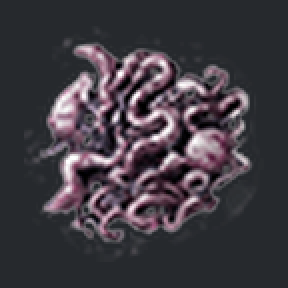
#> input picture thumbnail.png, 144 x 144 px (shown 2 times larger)
$ python make_thumbnail.py ../thumbnail.png ../thumbnail.png
#> lines starting #> are read from the running program, lines starting #| are printed output that depends on the picture
#!/usr/bin/env python3
"""Build the mod thumbnail from K2's biomass item icon.

Usage: python3 make_thumbnail.py <src.png> <out.png>
Trims transparent margins, scales to fit, centers on a dark background.
"""
import sys

from PIL import Image

SIZE = 144
PAD = 12
BG = (38, 41, 45, 255)

src_path, out_path = sys.argv[1], sys.argv[2]

sprite = Image.open(src_path).convert("RGBA")
#> sprite is the input picture: PIL image 144x144 RGBA; mean R, G, B, A 61.1, 55.9, 63, 250.8
bbox = sprite.getbbox()
#> bbox = (0, 0, 144, 144)
if bbox is None:
    raise SystemExit("sprite is fully transparent")
sprite = sprite.crop(bbox)

fit = SIZE - 2 * PAD
scale = fit / max(sprite.size)
#> scale = 0.833
new_size = (max(1, round(sprite.width * scale)), max(1, round(sprite.height * scale)))
#> new_size = (120, 120)
sprite = sprite.resize(new_size, Image.LANCZOS)
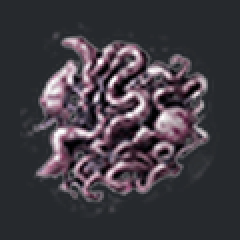
#> sprite: PIL image 120x120 RGBA (shown 2 times larger); mean R, G, B, A 61, 55.8, 62.9, 250.7; transparent parts drawn white

canvas = Image.new("RGBA", (SIZE, SIZE), BG)
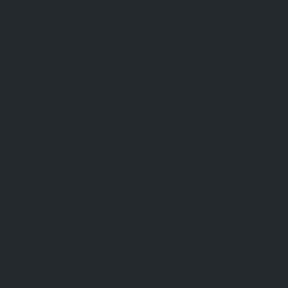
#> canvas: PIL image 144x144 RGBA (shown 2 times larger); mean R, G, B, A 38, 41, 45, 255
canvas.paste(sprite, ((SIZE - new_size[0]) // 2, (SIZE - new_size[1]) // 2), sprite)
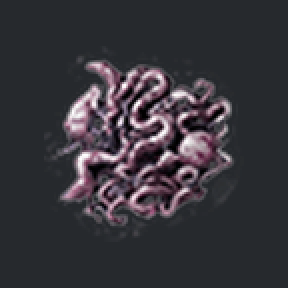
#> canvas: PIL image 144x144 RGBA (shown 2 times larger); mean R, G, B, A 53.7, 51.1, 57.2, 252.5; transparent parts drawn white
canvas.save(out_path, "PNG")
print(f"{out_path}: {SIZE}x{SIZE}, sprite {new_size[0]}x{new_size[1]} from crop {bbox}")
#| ../thumbnail.png: 144x144, sprite 120x120 from crop (0, 0, 144, 144)
